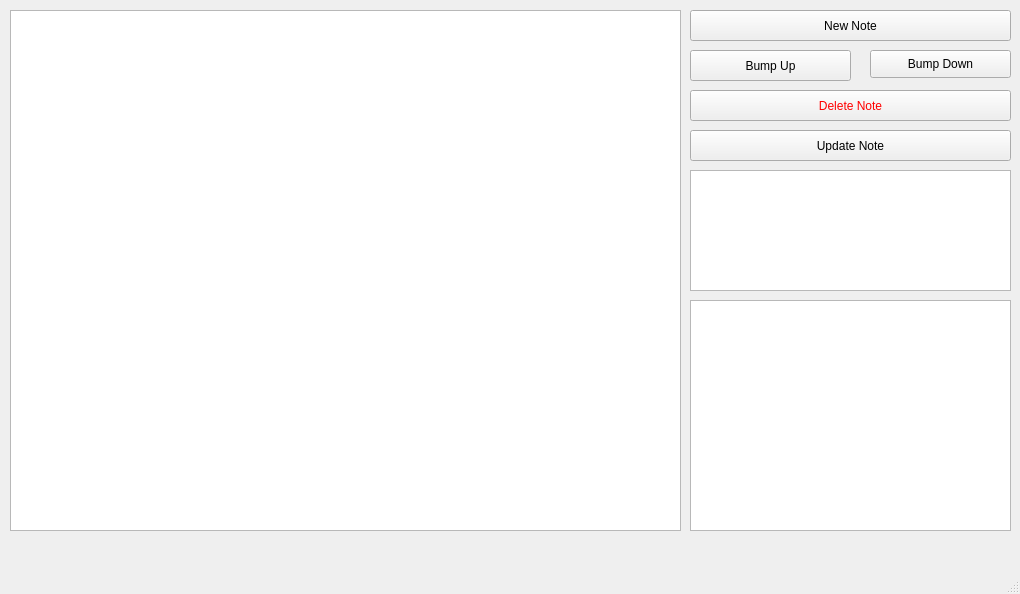
<?xml version="1.0" encoding="UTF-8"?>
<ui version="4.0">
 <class>MainWindow</class>
 <widget class="QMainWindow" name="MainWindow">
  <property name="geometry">
   <rect>
    <x>0</x>
    <y>0</y>
    <width>1020</width>
    <height>594</height>
   </rect>
  </property>
  <property name="windowTitle">
   <string>Top Notes</string>
  </property>
  <widget class="QWidget" name="centralwidget">
   <widget class="QTableView" name="noteTableView">
    <property name="geometry">
     <rect>
      <x>10</x>
      <y>10</y>
      <width>671</width>
      <height>521</height>
     </rect>
    </property>
    <property name="selectionMode">
     <enum>QAbstractItemView::SingleSelection</enum>
    </property>
    <property name="selectionBehavior">
     <enum>QAbstractItemView::SelectRows</enum>
    </property>
    <property name="sortingEnabled">
     <bool>true</bool>
    </property>
   </widget>
   <widget class="QPushButton" name="noteCreateButton">
    <property name="geometry">
     <rect>
      <x>690</x>
      <y>10</y>
      <width>321</width>
      <height>31</height>
     </rect>
    </property>
    <property name="text">
     <string>New Note</string>
    </property>
   </widget>
   <widget class="QPushButton" name="noteBumpUpButton">
    <property name="geometry">
     <rect>
      <x>690</x>
      <y>50</y>
      <width>161</width>
      <height>31</height>
     </rect>
    </property>
    <property name="text">
     <string>Bump Up</string>
    </property>
   </widget>
   <widget class="QPushButton" name="noteDeleteButton">
    <property name="geometry">
     <rect>
      <x>690</x>
      <y>90</y>
      <width>321</width>
      <height>31</height>
     </rect>
    </property>
    <property name="styleSheet">
     <string notr="true">QPushButton {color: red;}</string>
    </property>
    <property name="text">
     <string>Delete Note</string>
    </property>
   </widget>
   <widget class="QPlainTextEdit" name="noteBrowser">
    <property name="geometry">
     <rect>
      <x>690</x>
      <y>170</y>
      <width>321</width>
      <height>121</height>
     </rect>
    </property>
   </widget>
   <widget class="QTextEdit" name="detailBrowser">
    <property name="geometry">
     <rect>
      <x>690</x>
      <y>300</y>
      <width>321</width>
      <height>231</height>
     </rect>
    </property>
   </widget>
   <widget class="QPushButton" name="noteBumpDownButton">
    <property name="geometry">
     <rect>
      <x>870</x>
      <y>50</y>
      <width>141</width>
      <height>28</height>
     </rect>
    </property>
    <property name="text">
     <string>Bump Down</string>
    </property>
   </widget>
   <widget class="QPushButton" name="noteUpdateButton">
    <property name="geometry">
     <rect>
      <x>690</x>
      <y>130</y>
      <width>321</width>
      <height>31</height>
     </rect>
    </property>
    <property name="text">
     <string>Update Note</string>
    </property>
   </widget>
  </widget>
  <widget class="QStatusBar" name="statusbar"/>
 </widget>
 <resources/>
 <connections/>
</ui>
